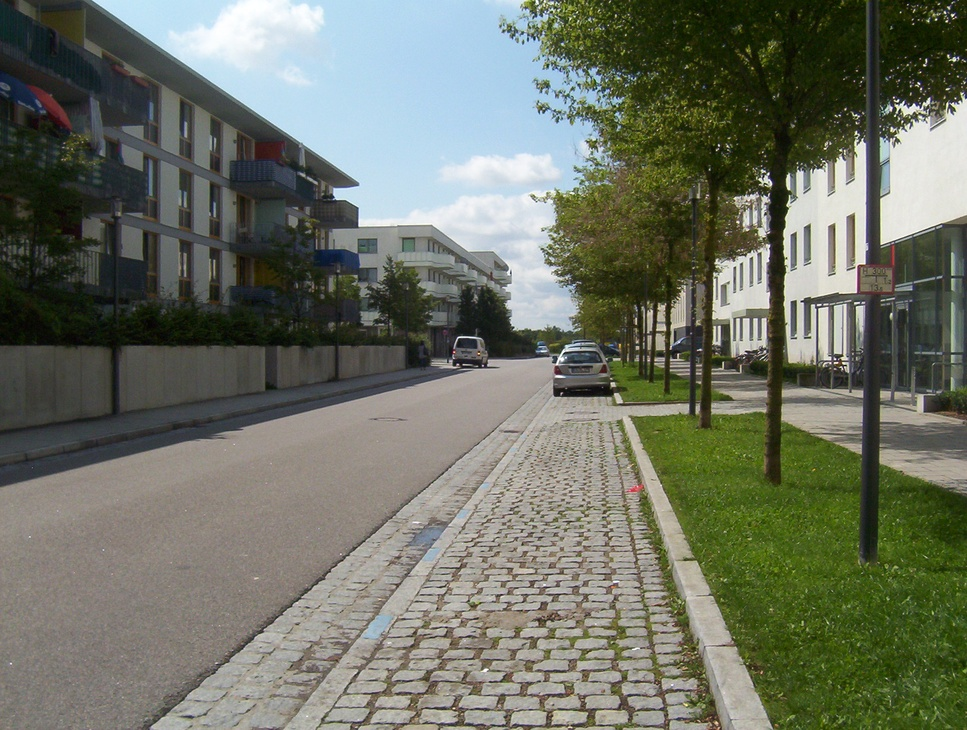
#> input picture color_image.jpg, 967 x 730 px, shrunk from 1632 x 1232 before the run
$ jupyter execute convert_to_black_gray_white_image.ipynb
#> lines starting #> are read from the running program, lines starting #| are printed output that depends on the picture; after the words box and inside, x2 and y2 are one past the last pixel; in counts of white or black regions, pixels touching at a corner belong together
#> further down, color_image is the input picture: PIL image 967x730 RGB; mean R, G, B 109.7, 114.1, 100.4
### Imports and Configurations

[cell 1]
from PIL import Image

### Convert Functions

[cell 2]
def convert_to_black_and_white(imagem, limite=128):
    largura, altura = imagem.size
    bw_image = Image.new("1", (largura, altura))

    for x in range(largura):
        for y in range(altura):
            pixel_colorido = imagem.getpixel((x, y))
            intensidade = int(0.299 * pixel_colorido[0] + 0.587 * pixel_colorido[1] + 0.114 * pixel_colorido[2])
            if intensidade >= limite:
                bw_image.putpixel((x, y), 1)
            else:
                bw_image.putpixel((x, y), 0)
    return bw_image

def convert_to_gray_scale(imagem):
    largura, altura = imagem.size
#> largura = 967; altura = 730
    gray_image = Image.new("L", (largura, altura))
#> gray_image: PIL image 967x730 L; every value is 0

    for x in range(largura):
        for y in range(altura):
            pixel_colorido = imagem.getpixel((x, y))
            intensidade = int(0.299 * pixel_colorido[0] + 0.587 * pixel_colorido[1] + 0.114 * pixel_colorido[2])
            gray_image.putpixel((x, y), intensidade)
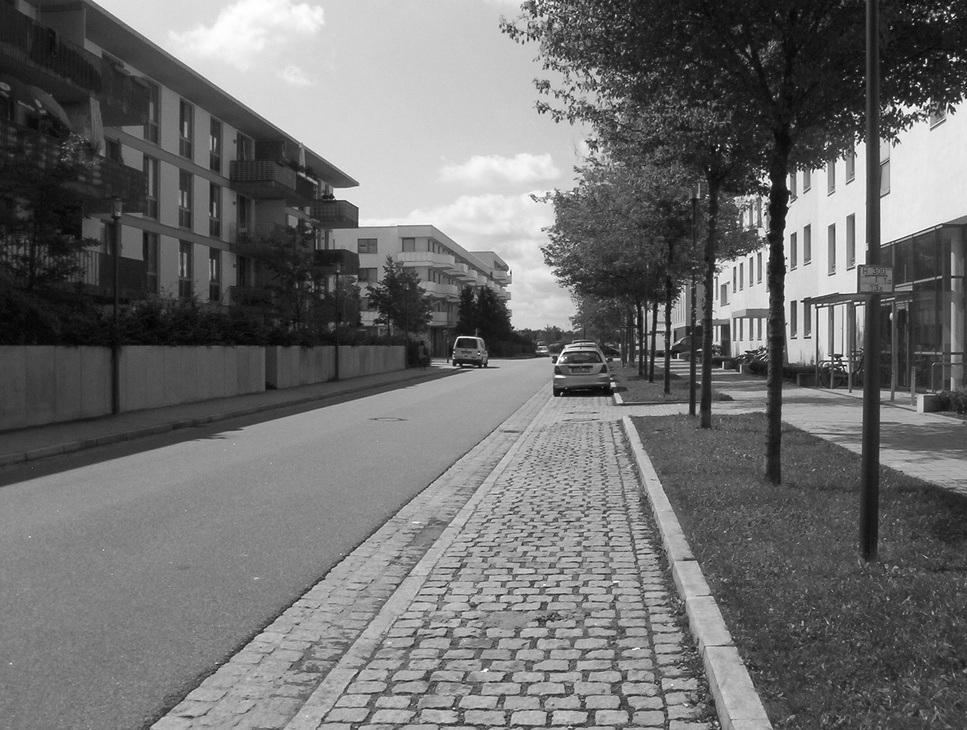
#> gray_image: PIL image 967x730 L; min 1, max 255, mean 110.7

    return gray_image

[cell 3]
color_image = Image.open("color_image.jpg")

gray_image=convert_to_gray_scale(color_image)
gray_image.save("gray_image.jpg")
gray_image.show()

bw_image=convert_to_black_and_white(color_image)
#> after the loop in convert_to_black_and_white, `for x in range(largura):`:
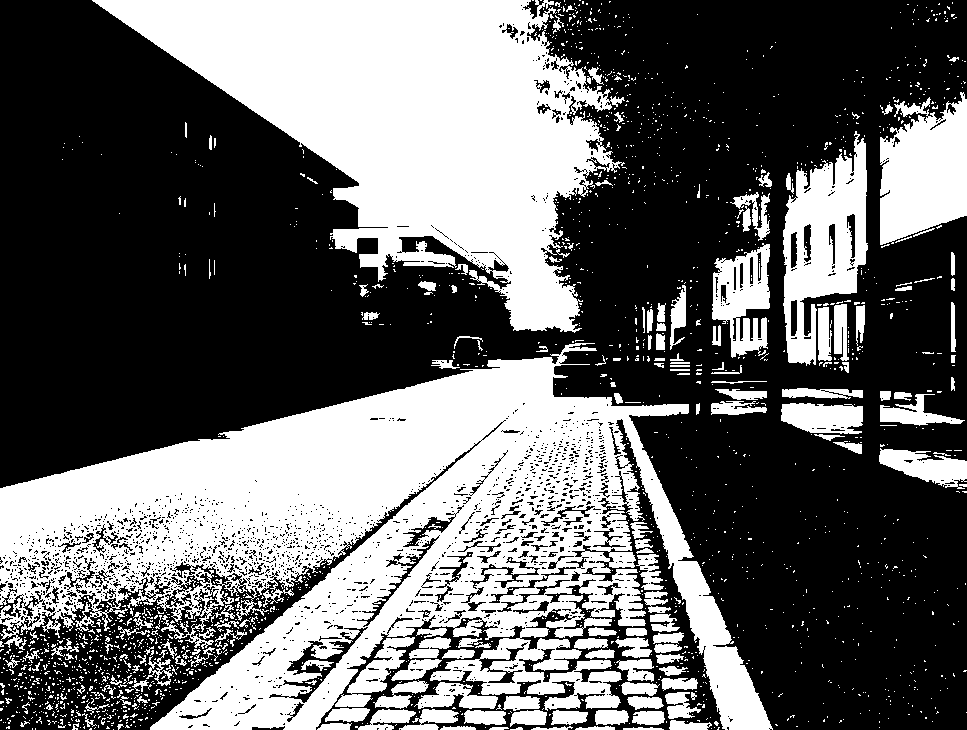
#> bw_image: PIL image 967x730 1; 40.9% white; 1999 white regions (1816 under 20 px), largest, box (x1, y1, x2, y2) and area: (0, 343, 773, 730) 142444, (92, 0, 625, 333) 84286, (783, 131, 868, 366) 10755
bw_image.save("bw_image.jpg")
bw_image.show()

$ run again, with amy8.jpg copied over color_image.jpg
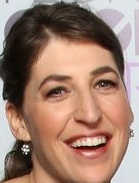
#> input picture amy8.jpg, 139 x 183 px
#> color_image is the input picture: PIL image 139x183 RGB; mean R, G, B 158.5, 126.9, 111.9
#> after the loop in convert_to_gray_scale, `for x in range(largura):`:
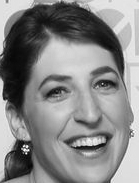
#> gray_image: PIL image 139x183 L; min 2, max 254, mean 134.1
#> after the loop in convert_to_black_and_white, `for x in range(largura):`:
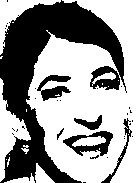
#> bw_image: PIL image 139x183 1; 60.3% white; 31 black regions (25 under 20 px), largest, box (x1, y1, x2, y2) and area: (0, 0, 127, 183) 8597, (63, 131, 113, 156) 539, (37, 75, 71, 101) 431, (101, 118, 132, 183) 242, (74, 115, 102, 130) 191, (57, 128, 64, 140) 26

$ run again, with bernadette4.jpg copied over color_image.jpg
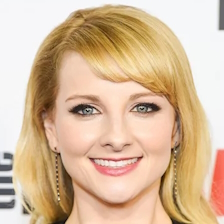
#> input picture bernadette4.jpg, 224 x 224 px
#> color_image is the input picture: PIL image 224x224 RGB; mean R, G, B 216, 186.7, 156.5
#> after the loop in convert_to_gray_scale, `for x in range(largura):`:
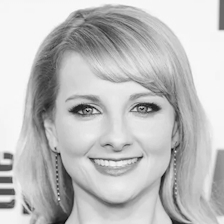
#> gray_image: PIL image 224x224 L; min 0, max 251, mean 191.5
#> after the loop in convert_to_black_and_white, `for x in range(largura):`:
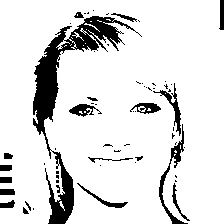
#> bw_image: PIL image 224x224 1; 87.5% white; 61 black regions (40 under 20 px), largest, box (x1, y1, x2, y2) and area: (33, 16, 142, 224) 3946, (159, 124, 188, 224) 461, (153, 83, 181, 136) 274

$ run again, with image_for_detection.jpg copied over color_image.jpg
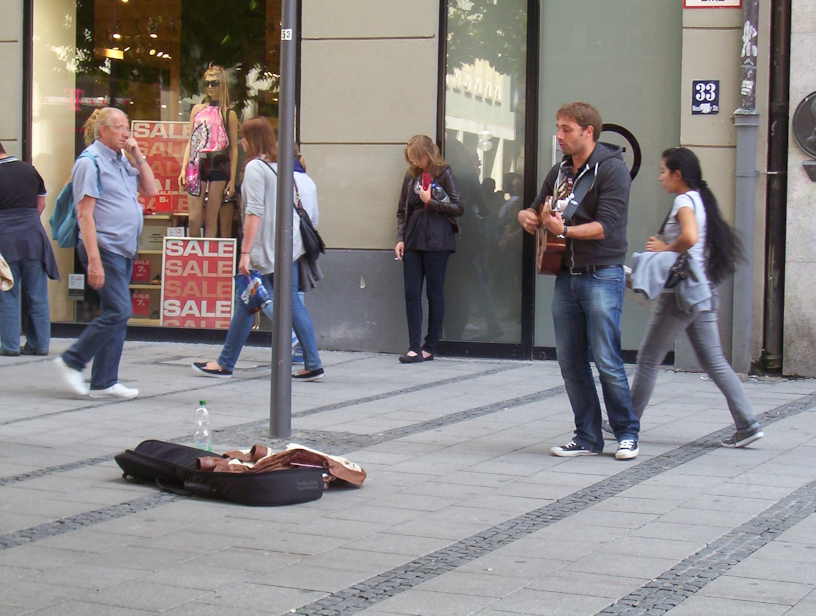
#> input picture image_for_detection.jpg, 816 x 616 px
#> color_image is the input picture: PIL image 816x616 RGB; mean R, G, B 137.6, 132.9, 133.1
#> after the loop in convert_to_gray_scale, `for x in range(largura):`:
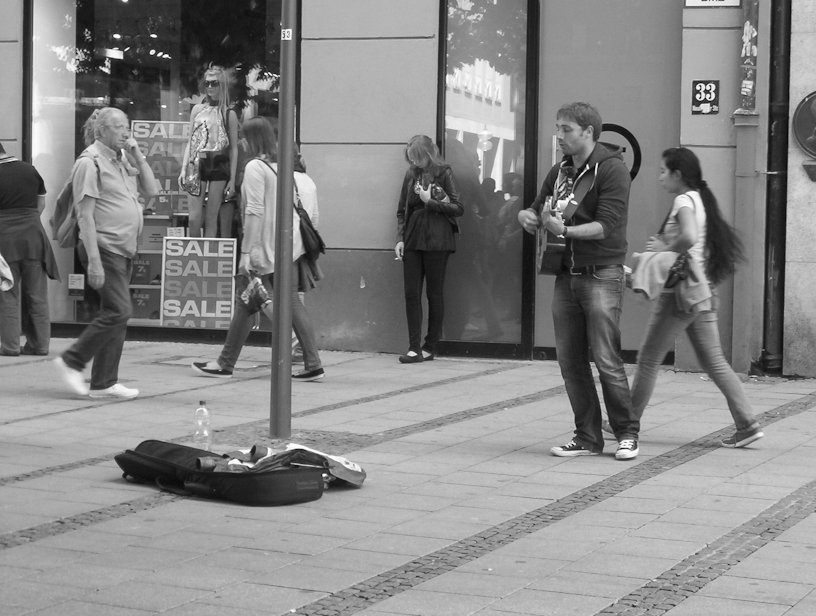
#> gray_image: PIL image 816x616 L; min 0, max 255, mean 133.8
#> after the loop in convert_to_black_and_white, `for x in range(largura):`:
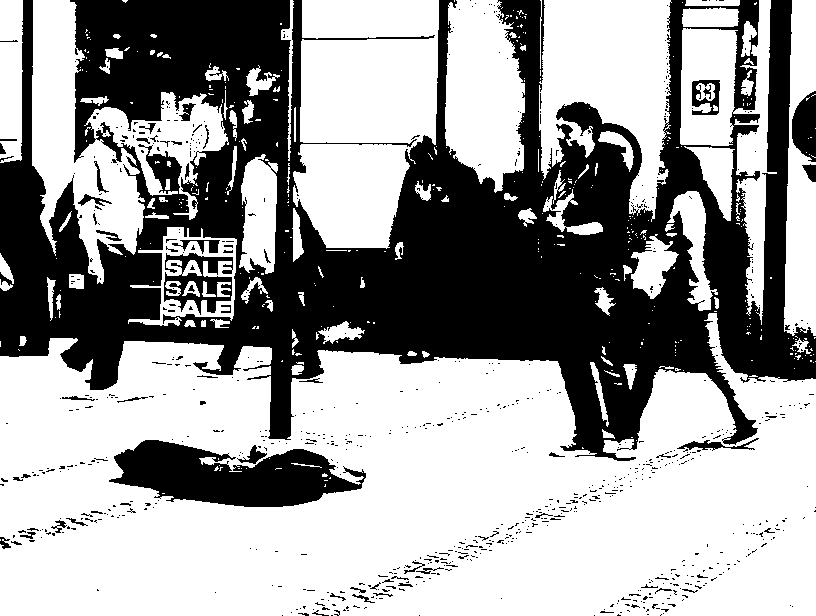
#> bw_image: PIL image 816x616 1; 62% white; 812 black regions (751 under 20 px), largest, box (x1, y1, x2, y2) and area: (0, 0, 816, 461) 170881, (109, 440, 366, 507) 10357, (164, 253, 233, 315) 2028
